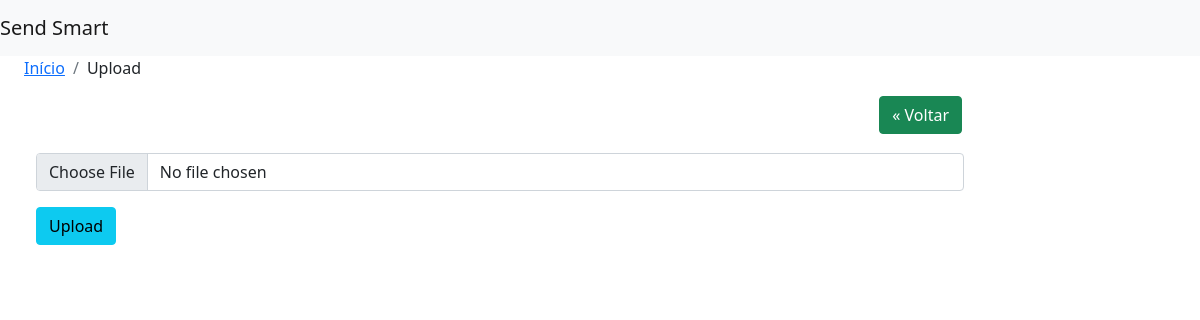
Before: /upload with the older database file.
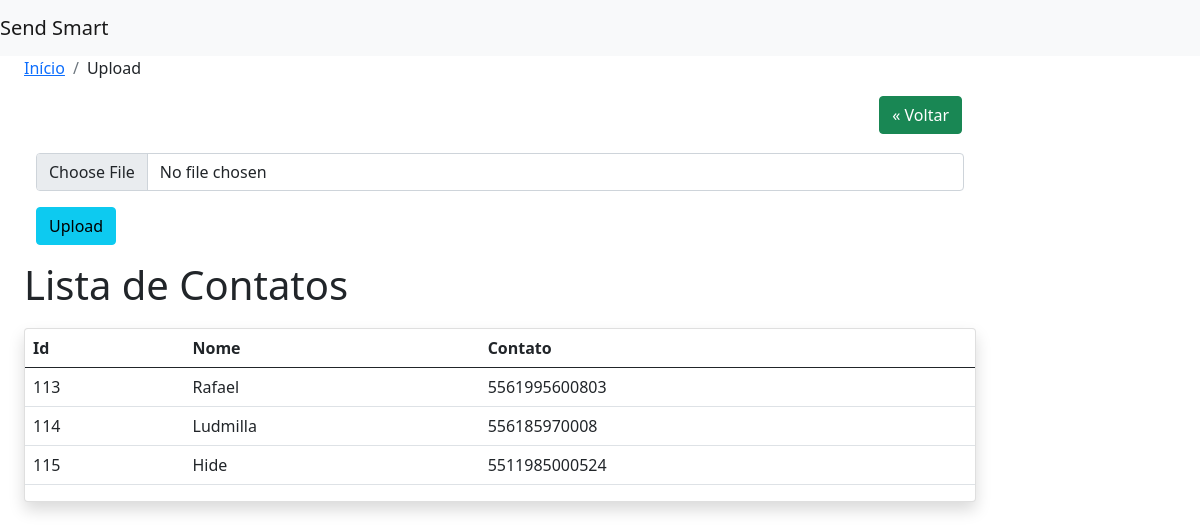
After: the same page with the newer database file.
### contatos/models.py (models this page shows, shortened)
class Contato(models.Model):
    nome= models.CharField(max_length=100, unique=True)
    contato=models.CharField(max_length=20)
    data_update=models.DateTimeField(auto_now=True)
    data_criacao=models.DateTimeField(auto_now=True)
    selecionado=models.BooleanField(default=False)

### csvs/views.py (the view, shortened to what this page needs)
def upload_file_view(request):
    form = CsvModelForm (request.POST or None, request.FILES or None)
    contatos=Contato.objects.all()
    try:
        return render (request, 'csvs/upload.html',{'form':form,'contatos':contatos})
    except:
            messages.error(request, "Já existe esse arquivo cadastrado")
            messages.get_messages(request).used=True
            return render (request, 'csvs/upload.html',{'form':form,'contatos':contatos})

### csvs/forms.py
class CsvModelForm(forms.Form):
    arquivo= forms.FileField(label='',
                             widget=forms.FileInput
                             (attrs={'class':'form-control', 'accept':".csv"}),
                             validators=[validate_file_extension])

### csvs/templates/csvs/upload.html (shortened to what this page needs)
{%extends 'base.html' %}
{% block content%}
<nav aria-label="breadcrumb">
    <ol class="breadcrumb">
      <li class="breadcrumb-item"><a href="http://127.0.0.1:8000">Início</a></li>
      <li class="breadcrumb-item"aria-current="page">Upload</li>
    </ol>
  </nav>
<div class="margin-bottom" style="text-align: right;margin: 0 14px; margin-bottom: 1.2rem">
    <a href="http://127.0.0.1:8000/" class="btn btn-success">&laquo; Voltar</a>
</div>
<div class="container-fluid " id="formulario">
    <form action="" method="POST" class="form-group" enctype="multipart/form-data">
        {{form.as_p}}
        <button type="submit" class="btn btn-info">Upload</button>
</form>
</div>
<div>
    {%if contatos%}
        <h1 style="margin-bottom: 1.2rem">Lista de Contatos</h1>
        <div class="card shadow mb-4">
            <table class="table ">
                <thead>
                <tr>
                    <th scope="col">Id</th>
                    <th scope="col">Nome</th>
                    <th scope="col">Contato</th>
                </tr>
                </thead>
                <tbody>
                {%for contato in contatos%}
                <tr>
                    <td>{{contato.pk}}</td>
                    <td>{{contato.nome}}</td>
                    <td>{{contato.contato}}</td>
                </tr>
                {%endfor%}
                </tbody>
            </table>
        </div>
{% endif %}
</div>
{% endblock content%}

### send_smart/templates/base.html (shortened to what this page needs)
<html lang="en"><head>
  <head>
    <link href="https://cdn.jsdelivr.net/npm/bootstrap@5.0.2/dist/css/bootstrap.min.css" rel="stylesheet">
  </head>
<body>
  <nav class="navbar navbar-light bg-light">
    <a class="navbar-brand" href="http://127.0.0.1:8000/">
      Send Smart
    </a>
  </nav>
      <main role="main" class="col-md-9 ml-sm-auto col-lg-10 px-4">
          {% block content%}
          {% endblock content%}
      </main>
</body>
</html>

Changed rows visible on the page:
added Contato: pk "113", nome "Rafael", contato "5561995600803"
added Contato: pk "114", nome "Ludmilla", contato "556185970008"
added Contato: pk "115", nome "Hide", contato "5511985000524"
Other visible differences:
text now shown: "Lista de Contatos Id Nome Contato"
